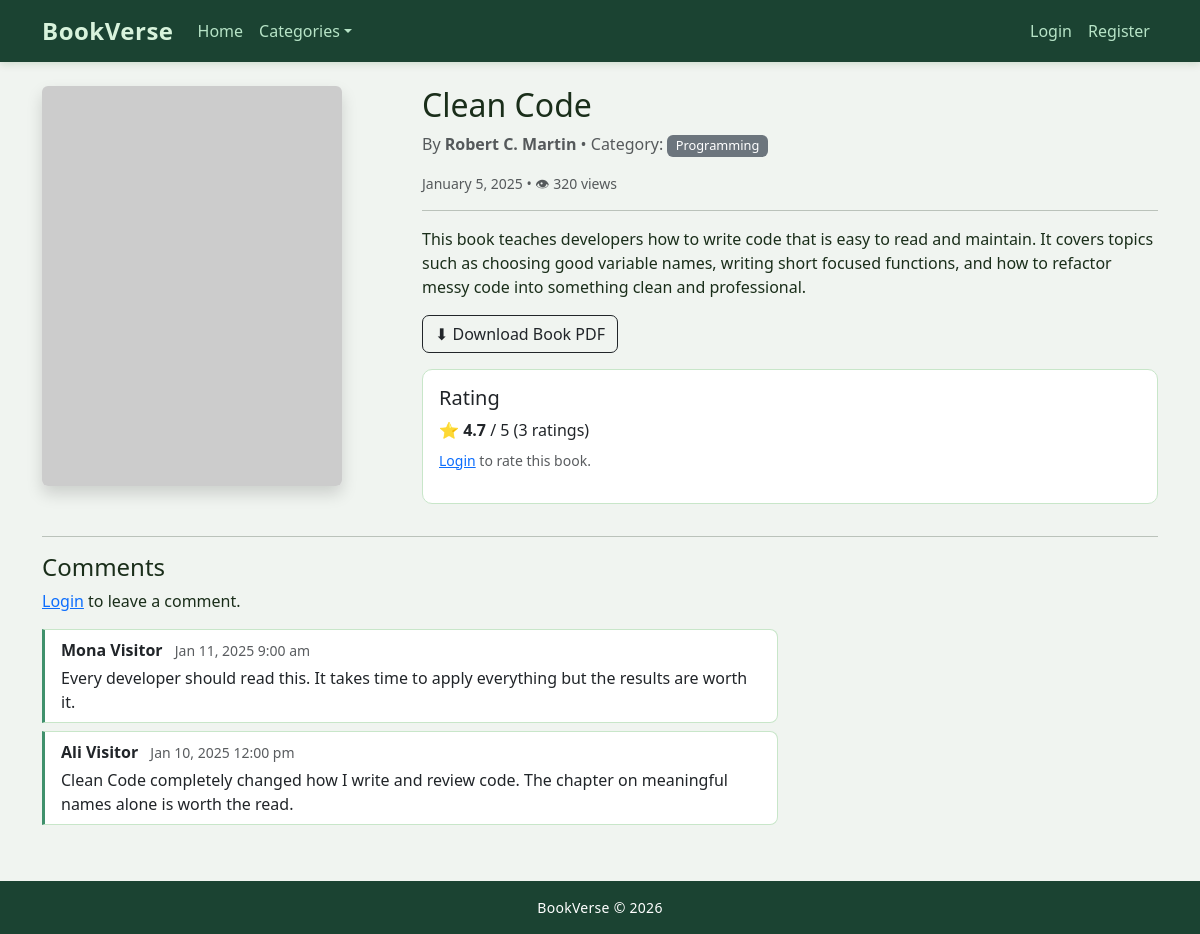
The app's page /book-details.php?id=1 with its own data.
### tables this page shows
CREATE TABLE dbproj_books (
    book_id     INT          AUTO_INCREMENT PRIMARY KEY,
    title       VARCHAR(150) NOT NULL,
    author      VARCHAR(100) NOT NULL,
    category    VARCHAR(50)  NOT NULL,
    description TEXT         NOT NULL,
    cover_image MEDIUMTEXT,
    media_file  VARCHAR(255),
    creator_id  INT          NOT NULL,
    status      ENUM('draft','published') NOT NULL DEFAULT 'draft',
    views       INT          NOT NULL DEFAULT 0,
    created_at  TIMESTAMP DEFAULT CURRENT_TIMESTAMP,
    FOREIGN KEY (creator_id) REFERENCES dbproj_users(user_id) ON DELETE CASCADE
);

CREATE TABLE dbproj_comments (
    comment_id   INT  AUTO_INCREMENT PRIMARY KEY,
    book_id      INT  NOT NULL,
    user_id      INT  NOT NULL,
    comment_text TEXT NOT NULL,
    created_at   TIMESTAMP DEFAULT CURRENT_TIMESTAMP,
    FOREIGN KEY (book_id) REFERENCES dbproj_books(book_id) ON DELETE CASCADE,
    FOREIGN KEY (user_id) REFERENCES dbproj_users(user_id) ON DELETE CASCADE
);

CREATE TABLE dbproj_users (
    user_id    INT          AUTO_INCREMENT PRIMARY KEY,
    full_name  VARCHAR(100) NOT NULL,
    email      VARCHAR(100) NOT NULL UNIQUE,
    password   VARBINARY(256) NOT NULL,
    role       ENUM('admin','creator','visitor') NOT NULL DEFAULT 'visitor',
    created_at TIMESTAMP DEFAULT CURRENT_TIMESTAMP
);

### book-details.php (the view, shortened to what this page needs)
<?php
require_once "config/db.php";
include "includes/header.php";
$id = (int)($_GET['id'] ?? 0);
$sql  = "SELECT b.*
         FROM dbproj_books b
         WHERE b.book_id = ? AND b.status = 'published'";
$stmt = $conn->prepare($sql);
$stmt->bind_param("i", $id);
$stmt->execute();
$book = $stmt->get_result()->fetch_assoc();
$avgSql  = "SELECT ROUND(AVG(rating_value),1) AS avg_r, COUNT(*) AS total FROM dbproj_ratings WHERE book_id = ?";
$avgStmt = $conn->prepare($avgSql);
$avgStmt->bind_param("i", $id);
$avgStmt->execute();
$ratingRow = $avgStmt->get_result()->fetch_assoc();
$userRating = 0;
?>
<div class="row">
    <div class="col-md-4 mb-4">
        <?php
        $imgPath     = BASE_URL . '/uploads/books/images/' . ($book['cover_image'] ?? '');
        $placeholder = 'https://placehold.co/300x400/dee2e6/6c757d?text=No+Cover';
        ?>
        <img src="<?= htmlentities($imgPath) ?>"
             class="img-fluid rounded shadow"
             alt="<?= htmlentities($book['title']) ?>"
             onerror="this.src='<?= htmlentities($placeholder) ?>'">
    </div>
    <div class="col-md-8">
        <h2><?= htmlentities($book['title']) ?></h2>
        <p class="text-muted">
            By <strong><?= htmlentities($book['author']) ?></strong>
            &bull; Category: <span class="badge bg-secondary"><?= htmlentities($book['category']) ?></span>
        </p>
        <p class="text-muted small">
            <?= date('F j, Y', strtotime($book['created_at'])) ?>
            &bull; 👁 <?= (int)$book['views'] ?> views
        </p>
        <hr>
        <p><?= nl2br(htmlentities($book['description'])) ?></p>
        <?php if ($book['media_file']): ?>
            <a href="<?= BASE_URL ?>/uploads/books/media/<?= htmlentities($book['media_file']) ?>"
               class="btn btn-outline-dark mb-3" download>
                ⬇ Download Book PDF
            </a>
        <?php endif; ?>
        <div class="card mb-3">
            <div class="card-body">
                <h5 class="card-title">Rating</h5>
                <?php if ($ratingRow['total'] > 0): ?>
                    <p class="mb-2">
                        ⭐ <strong><?= htmlentities($ratingRow['avg_r']) ?></strong> / 5
                        (<?= (int)$ratingRow['total'] ?> ratings)
                    </p>
                <?php else: ?>
                    <p class="mb-2 text-muted">No ratings yet.</p>
                <?php endif; ?>
                <?php if (isset($_SESSION['user_id'])): ?>
                    <form method="POST" class="d-flex align-items-center gap-2">
                        <select name="rating" class="form-select form-select-sm w-auto">
                            <?php for ($s = 1; $s <= 5; $s++): ?>
                                <option value="<?= htmlentities($s) ?>" <?= $userRating === $s ? 'selected' : '' ?>>
                                    <?= htmlentities($s) ?> ⭐
                                </option>
                            <?php endfor; ?>
                        </select>
                        <button type="submit" name="rate" class="btn btn-sm btn-dark">
                            <?= $userRating ? 'Update Rating' : 'Rate' ?>
                        </button>
                    </form>
                <?php else: ?>
                    <p class="text-muted small"><a href="<?= BASE_URL ?>/login.php">Login</a> to rate this book.</p>
                <?php endif; ?>
            </div>
        </div>
    </div>
</div>
<hr>
<div class="row">
    <div class="col-md-8">
        <h4>Comments</h4>
        <?php if (isset($_SESSION['user_id'])): ?>
            <div class="mb-4">
                <textarea id="commentBox" class="form-control mb-2" rows="3"
                          placeholder="Write a comment… (max 1000 characters)"
                          maxlength="1000"></textarea>
                <button class="btn btn-dark"
                        onclick="submitComment(<?= htmlentities($id) ?>)">
                    Post Comment
                </button>
                <div id="commentMsg" class="mt-2"></div>
            </div>
        <?php else: ?>
            <p><a href="<?= BASE_URL ?>/login.php">Login</a> to leave a comment.</p>
        <?php endif; ?>
        <div id="commentsList">
            <?php
            $csql2  = "SELECT c.*, u.full_name
                       FROM dbproj_comments c
                       JOIN dbproj_users u ON c.user_id = u.user_id
                       WHERE c.book_id = ?
                       ORDER BY c.created_at DESC";
            $cstmt2 = $conn->prepare($csql2);
            $cstmt2->bind_param("i", $id);
            $cstmt2->execute();
            $comments = $cstmt2->get_result();
            if ($comments->num_rows === 0):
            ?>
                <p class="text-muted" id="noComments">No comments yet. Be the first!</p>
            <?php else: ?>
                <?php while ($row = $comments->fetch_assoc()): ?>
                    <div class="card mb-2">
                        <div class="card-body py-2">
                            <strong><?= htmlentities($row['full_name']) ?></strong>
                            <small class="text-muted ms-2">
                                <?= date('M j, Y g:i a', strtotime($row['created_at'])) ?>
                            </small>
                            <p class="mb-0 mt-1"><?= nl2br(htmlentities($row['comment_text'])) ?></p>
                        </div>
                    </div>
                <?php endwhile; ?>
            <?php endif; ?>
        </div>
    </div>
</div>
<?php include "includes/footer.php"; ?>

### assets/css/style.css (style rules this page uses)
body { background-color: #f0f4f0; font-family: 'Segoe UI', Tahoma, Geneva, Verdana, sans-serif; color: #1a2e1a; }
.card { border: 1px solid #c8e6c9; border-radius: 10px; transition: box-shadow .2s; background-color: #ffffff; }
.btn { border-radius: 7px; font-weight: 500; }
.badge { font-weight: 500; font-size: .8rem; padding: .35em .65em; }
#commentsList .card { border-left: 3px solid #40916c; border-radius: 0 8px 8px 0; }

### records on screen
dbproj_books: title "Clean Code", author "Robert C. Martin", category "Programming", created_at "January 5, 2025", views "320", description "This book teaches developers how to write code that is easy to read and maintain. It covers topics such as choosing good variable names, writing short focused functions, and how to refactor messy code into something clean and professional."
dbproj_comments: user.full_name "Mona Visitor", created_at "Jan 11, 2025 9:00 am", comment_text "Every developer should read this. It takes time to apply everything but the results are worth it."
dbproj_comments: user.full_name "Ali Visitor", created_at "Jan 10, 2025 12:00 pm", comment_text "Clean Code completely changed how I write and review code. The chapter on meaningful names alone is worth the read."

### other values on screen
$ratingRow['avg_r'] "4.7"
$ratingRow['total'] "3"
